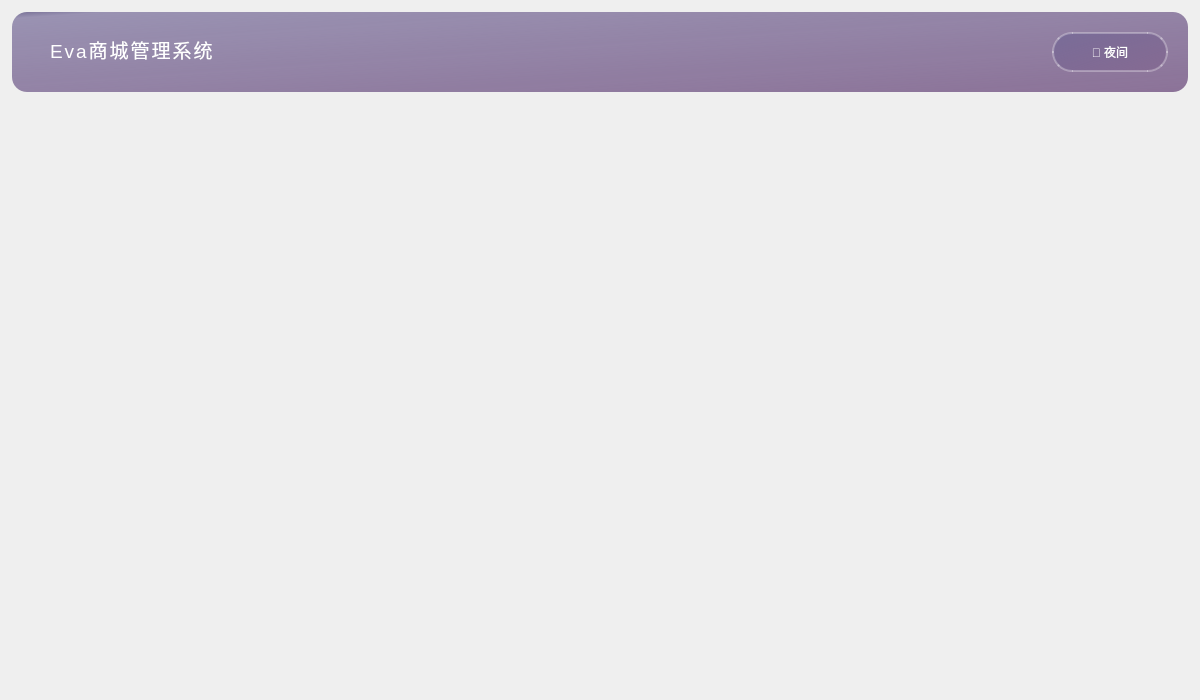
<?xml version="1.0" encoding="UTF-8"?>
<ui version="4.0">
 <class>ShoppingManager</class>
 <widget class="QWidget" name="ShoppingManager">
  <property name="geometry">
   <rect>
    <x>0</x>
    <y>0</y>
    <width>1200</width>
    <height>700</height>
   </rect>
  </property>
  <property name="windowTitle">
   <string>Eva的商城管理</string>
  </property>
  <property name="styleSheet">
   <string notr="true">
/* 默认浅色主题 */
QWidget#ShoppingManager {
    background: qlineargradient(spread:pad,x1:1,y1:0,x2:0,y2:1,
                stop:0 #e8e6fb, stop:0.6 #d6c9f7, stop:1 #b8a4e6);
    font-family:&quot;微软雅黑&quot;;
}

/* 顶部标题栏样式 */
QWidget#titleWidget {
    background: qlineargradient(spread:pad,x1:1,y1:0,x2:0,y2:0,
                stop:0 rgba(131, 96, 195, 0.9),
                stop:1 rgba(46, 191, 145, 0.9));
    border-radius: 15px;
    margin: 0px;
}

QLabel#titleLabel {
    background: transparent;
    color: white;
    font: 700 24pt &quot;微软雅黑&quot;;
    letter-spacing: 2px;
    border: none;
    padding: 5px 15px;
}

QLabel#adminLabel {
    background: transparent;
    color: rgba(255, 255, 255, 200);
    font: 12pt &quot;微软雅黑&quot;;
    border: none;
    padding: 5px 15px;
}

QLabel#themeLabel {
    background: transparent;
    color: rgba(255, 255, 255, 180);
    font: 10pt &quot;微软雅黑&quot;;
    border: none;
}

/* 主题选择下拉框 */
QComboBox {
    background: rgba(255, 255, 255, 0.9);
    border: 2px solid rgba(161, 140, 209, 0.6);
    border-radius: 8px;
    padding: 8px 12px;
    font: 11pt &quot;微软雅黑&quot;;
    color: #5a4c74;
    min-height: 20px;
}

QComboBox:hover {
    border: 2px solid #a18cd1;
    background: white;
}

QComboBox::drop-down {
    border: none;
    width: 25px;
}

QComboBox::down-arrow {
    image: none;
    border: none;
    width: 12px;
    height: 8px;
    background: #a18cd1;
    margin: 0px 6px;
}

QComboBox QAbstractItemView {
    background: white;
    border: 1px solid #d6c9f7;
    border-radius: 8px;
    selection-background-color: #e8e6fb;
    font: 11pt &quot;微软雅黑&quot;;
    color: #5a4c74;
    padding: 4px;
}

/* 主题切换按钮 */
QPushButton#themeToggleBtn {
    background: rgba(255, 255, 255, 0.2);
    border: 2px solid rgba(255, 255, 255, 0.3);
    border-radius: 20px;
    padding: 8px 16px;
    font: 11pt &quot;微软雅黑&quot;;
    color: white;
    min-width: 80px;
}

QPushButton#themeToggleBtn:hover {
    background: rgba(255, 255, 255, 0.3);
    border: 2px solid rgba(255, 255, 255, 0.5);
}

QPushButton#themeToggleBtn:pressed {
    background: rgba(255, 255, 255, 0.1);
}

/* PageStack 透明，防止叠加底部灰层 */
QStackedWidget {
    background: transparent;
    border: none;
    margin: 0;
    padding: 0;
}

/* 侧边导航样式 */
QWidget#SideNav {
    background: transparent;
    border: none;
}

/* 黑夜模式样式 */
QWidget#ShoppingManager[darkMode=&quot;true&quot;] {
    background: qlineargradient(spread:pad,x1:1,y1:0,x2:0,y2:1,
                stop:0 #2c2c2c, stop:0.6 #1e1e1e, stop:1 #0f0f0f);
}

QWidget#titleWidget[darkMode=&quot;true&quot;] {
    background: qlineargradient(spread:pad,x1:1,y1:0,x2:0,y2:0,
                stop:0 rgba(45, 45, 45, 0.95),
                stop:1 rgba(25, 25, 25, 0.95));
}

QComboBox[darkMode=&quot;true&quot;] {
    background: rgba(60, 60, 60, 0.9);
    border: 2px solid rgba(100, 100, 100, 0.6);
    color: #e0e0e0;
}

QComboBox[darkMode=&quot;true&quot;]:hover {
    border: 2px solid #606060;
    background: rgba(70, 70, 70, 0.9);
}

QComboBox[darkMode=&quot;true&quot;]::down-arrow {
    background: #808080;
}

QComboBox[darkMode=&quot;true&quot;] QAbstractItemView {
    background: #3c3c3c;
    border: 1px solid #606060;
    selection-background-color: #505050;
    color: #e0e0e0;
}

QPushButton#themeToggleBtn[darkMode=&quot;true&quot;] {
    background: rgba(80, 80, 80, 0.8);
    border: 2px solid rgba(120, 120, 120, 0.6);
    color: #e0e0e0;
}

QPushButton#themeToggleBtn[darkMode=&quot;true&quot;]:hover {
    background: rgba(100, 100, 100, 0.8);
    border: 2px solid rgba(140, 140, 140, 0.8);
}
   </string>
  </property>
  <layout class="QGridLayout" name="gridLayout">
   <property name="leftMargin">
    <number>12</number>
   </property>
   <property name="topMargin">
    <number>12</number>
   </property>
   <property name="rightMargin">
    <number>12</number>
   </property>
   <property name="bottomMargin">
    <number>12</number>
   </property>
   <property name="spacing">
    <number>8</number>
   </property>
   <item row="0" column="0" colspan="2">
    <widget class="QWidget" name="titleWidget" native="true">
     <property name="minimumSize">
      <size>
       <width>0</width>
       <height>80</height>
      </size>
     </property>
     <property name="maximumSize">
      <size>
       <width>16777215</width>
       <height>80</height>
      </size>
     </property>
     <property name="styleSheet">
      <string notr="true">background-color: qlineargradient(spread:pad, x1:0.005, y1:0.011, x2:1, y2:1, stop:0 rgba(69, 58, 113, 170), stop:0.0333333 rgba(110, 99, 147, 170), stop:1 rgba(133, 106, 146, 239))</string>
     </property>
     <layout class="QHBoxLayout" name="titleLayout">
      <property name="spacing">
       <number>15</number>
      </property>
      <property name="leftMargin">
       <number>20</number>
      </property>
      <property name="topMargin">
       <number>15</number>
      </property>
      <property name="rightMargin">
       <number>20</number>
      </property>
      <property name="bottomMargin">
       <number>15</number>
      </property>
      <item>
       <layout class="QVBoxLayout" name="titleTextLayout">
        <property name="spacing">
         <number>2</number>
        </property>
        <item>
         <widget class="QLabel" name="titleLabel">
          <property name="styleSheet">
           <string notr="true">background:transparent;</string>
          </property>
          <property name="text">
           <string>&lt;html&gt;&lt;head/&gt;&lt;body&gt;&lt;p&gt;&lt;span style=&quot; font-size:14pt;&quot;&gt;Eva商城管理系统&lt;/span&gt;&lt;/p&gt;&lt;/body&gt;&lt;/html&gt;</string>
          </property>
          <property name="alignment">
           <set>Qt::AlignmentFlag::AlignLeading|Qt::AlignmentFlag::AlignLeft|Qt::AlignmentFlag::AlignTop</set>
          </property>
         </widget>
        </item>
       </layout>
      </item>
      <item>
       <spacer name="titleSpacer">
        <property name="orientation">
         <enum>Qt::Orientation::Horizontal</enum>
        </property>
        <property name="sizeHint" stdset="0">
         <size>
          <width>40</width>
          <height>20</height>
         </size>
        </property>
       </spacer>
      </item>
      <item>
       <layout class="QHBoxLayout" name="controlsLayout">
        <property name="spacing">
         <number>15</number>
        </property>
        <item>
         <widget class="QPushButton" name="themeToggleBtn">
          <property name="minimumSize">
           <size>
            <width>116</width>
            <height>40</height>
           </size>
          </property>
          <property name="cursor">
           <cursorShape>PointingHandCursor</cursorShape>
          </property>
          <property name="toolTip">
           <string>切换日间/夜间模式</string>
          </property>
          <property name="text">
           <string>🌙 夜间</string>
          </property>
         </widget>
        </item>
        <item>
         <layout class="QVBoxLayout" name="settingsLayout">
          <property name="spacing">
           <number>8</number>
          </property>
         </layout>
        </item>
       </layout>
      </item>
     </layout>
    </widget>
   </item>
   <item row="1" column="0">
    <widget class="SlideNavigation" name="SideNav" native="true">
     <property name="sizePolicy">
      <sizepolicy hsizetype="Fixed" vsizetype="Expanding">
       <horstretch>0</horstretch>
       <verstretch>0</verstretch>
      </sizepolicy>
     </property>
     <property name="minimumSize">
      <size>
       <width>80</width>
       <height>0</height>
      </size>
     </property>
     <property name="maximumSize">
      <size>
       <width>80</width>
       <height>16777215</height>
      </size>
     </property>
    </widget>
   </item>
   <item row="1" column="1">
    <widget class="QStackedWidget" name="PageStack">
     <property name="sizePolicy">
      <sizepolicy hsizetype="Expanding" vsizetype="Expanding">
       <horstretch>1</horstretch>
       <verstretch>1</verstretch>
      </sizepolicy>
     </property>
     <property name="currentIndex">
      <number>0</number>
     </property>
     <widget class="ProductPage" name="ProductP"/>
     <widget class="OrderPage" name="OrderP"/>
     <widget class="ContactPage" name="ContactP"/>
     <widget class="ProsessPage" name="ProsessP"/>
    </widget>
   </item>
  </layout>
 </widget>
 <customwidgets>
  <customwidget>
   <class>SlideNavigation</class>
   <extends>QWidget</extends>
   <header>slidenavigation.h</header>
   <container>1</container>
  </customwidget>
  <customwidget>
   <class>ContactPage</class>
   <extends>QWidget</extends>
   <header>contactpage.h</header>
   <container>1</container>
  </customwidget>
  <customwidget>
   <class>ProductPage</class>
   <extends>QWidget</extends>
   <header>productpage.h</header>
   <container>1</container>
  </customwidget>
  <customwidget>
   <class>OrderPage</class>
   <extends>QWidget</extends>
   <header>orderpage.h</header>
   <container>1</container>
  </customwidget>
  <customwidget>
   <class>ProsessPage</class>
   <extends>QWidget</extends>
   <header>prosesspage.h</header>
   <container>1</container>
  </customwidget>
 </customwidgets>
 <resources/>
 <connections/>
</ui>
